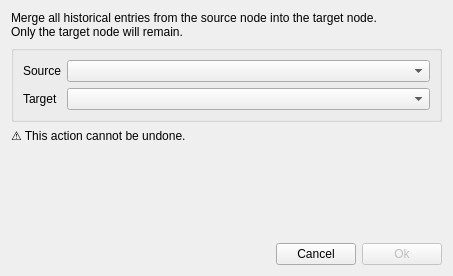
<?xml version="1.0" encoding="UTF-8"?>
<ui version="4.0">
 <class>LeafMergeDialog</class>
 <widget class="QDialog" name="LeafMergeDialog">
  <property name="geometry">
   <rect>
    <x>0</x>
    <y>0</y>
    <width>453</width>
    <height>276</height>
   </rect>
  </property>
  <property name="windowTitle">
   <string>Dialog</string>
  </property>
  <layout class="QGridLayout" name="gridLayout_2">
   <item row="1" column="0" colspan="3">
    <widget class="QGroupBox" name="groupBox">
     <property name="title">
      <string/>
     </property>
     <layout class="QGridLayout" name="gridLayout">
      <item row="0" column="0">
       <widget class="QLabel" name="label_2">
        <property name="text">
         <string>Source</string>
        </property>
       </widget>
      </item>
      <item row="0" column="1">
       <widget class="ComboBox" name="comboBoxSource">
        <property name="sizePolicy">
         <sizepolicy hsizetype="Expanding" vsizetype="Fixed">
          <horstretch>0</horstretch>
          <verstretch>0</verstretch>
         </sizepolicy>
        </property>
       </widget>
      </item>
      <item row="1" column="0">
       <widget class="QLabel" name="label_3">
        <property name="text">
         <string>Target</string>
        </property>
       </widget>
      </item>
      <item row="1" column="1">
       <widget class="ComboBox" name="comboBoxTarget">
        <property name="sizePolicy">
         <sizepolicy hsizetype="Expanding" vsizetype="Fixed">
          <horstretch>0</horstretch>
          <verstretch>0</verstretch>
         </sizepolicy>
        </property>
       </widget>
      </item>
     </layout>
    </widget>
   </item>
   <item row="3" column="0" colspan="3">
    <spacer name="verticalSpacer">
     <property name="orientation">
      <enum>Qt::Orientation::Vertical</enum>
     </property>
     <property name="sizeHint" stdset="0">
      <size>
       <width>20</width>
       <height>40</height>
      </size>
     </property>
    </spacer>
   </item>
   <item row="4" column="2">
    <widget class="QPushButton" name="pBtnOk">
     <property name="enabled">
      <bool>false</bool>
     </property>
     <property name="text">
      <string>Ok</string>
     </property>
     <property name="default">
      <bool>true</bool>
     </property>
    </widget>
   </item>
   <item row="4" column="1">
    <widget class="QPushButton" name="pBtnCancel">
     <property name="text">
      <string>Cancel</string>
     </property>
    </widget>
   </item>
   <item row="0" column="0" colspan="3">
    <widget class="QLabel" name="label">
     <property name="text">
      <string>Merge all historical entries from the source node into the target node. 
Only the target node will remain.</string>
     </property>
     <property name="wordWrap">
      <bool>true</bool>
     </property>
    </widget>
   </item>
   <item row="4" column="0">
    <spacer name="horizontalSpacer">
     <property name="orientation">
      <enum>Qt::Orientation::Horizontal</enum>
     </property>
     <property name="sizeHint" stdset="0">
      <size>
       <width>282</width>
       <height>20</height>
      </size>
     </property>
    </spacer>
   </item>
   <item row="2" column="0" colspan="3">
    <widget class="QLabel" name="label_4">
     <property name="text">
      <string>⚠️ This action cannot be undone.</string>
     </property>
    </widget>
   </item>
  </layout>
 </widget>
 <customwidgets>
  <customwidget>
   <class>ComboBox</class>
   <extends>QComboBox</extends>
   <header location="global">widget/combobox.h</header>
  </customwidget>
 </customwidgets>
 <resources/>
 <connections>
  <connection>
   <sender>pBtnCancel</sender>
   <signal>clicked()</signal>
   <receiver>LeafMergeDialog</receiver>
   <slot>reject()</slot>
   <hints>
    <hint type="sourcelabel">
     <x>342</x>
     <y>249</y>
    </hint>
    <hint type="destinationlabel">
     <x>252</x>
     <y>216</y>
    </hint>
   </hints>
  </connection>
 </connections>
</ui>
